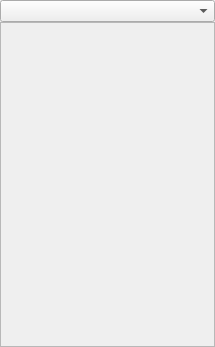
<?xml version="1.0" encoding="UTF-8"?>
<ui version="4.0">
 <class>HuggleQueue</class>
 <widget class="QDockWidget" name="HuggleQueue">
  <property name="geometry">
   <rect>
    <x>0</x>
    <y>0</y>
    <width>215</width>
    <height>347</height>
   </rect>
  </property>
  <property name="sizePolicy">
   <sizepolicy hsizetype="Fixed" vsizetype="Preferred">
    <horstretch>0</horstretch>
    <verstretch>0</verstretch>
   </sizepolicy>
  </property>
  <property name="windowTitle">
   <string>Queue</string>
  </property>
  <widget class="QWidget" name="dockWidgetContents">
   <layout class="QVBoxLayout" name="verticalLayout">
    <property name="spacing">
     <number>0</number>
    </property>
    <property name="margin">
     <number>0</number>
    </property>
    <item>
     <widget class="QComboBox" name="comboBox"/>
    </item>
    <item>
     <widget class="QScrollArea" name="scrollArea">
      <property name="widgetResizable">
       <bool>true</bool>
      </property>
      <widget class="QWidget" name="scrollAreaWidgetContents">
       <property name="enabled">
        <bool>true</bool>
       </property>
       <property name="geometry">
        <rect>
         <x>0</x>
         <y>0</y>
         <width>211</width>
         <height>295</height>
        </rect>
       </property>
       <property name="sizePolicy">
        <sizepolicy hsizetype="Preferred" vsizetype="Preferred">
         <horstretch>0</horstretch>
         <verstretch>0</verstretch>
        </sizepolicy>
       </property>
      </widget>
     </widget>
    </item>
   </layout>
  </widget>
 </widget>
 <resources/>
 <connections/>
</ui>
